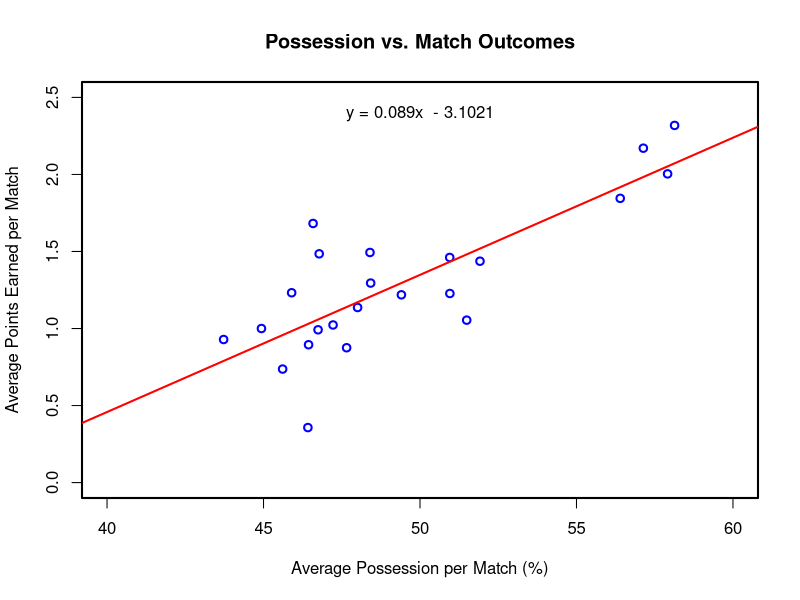

Source code (R):
library("ggplot2", "dplyr")

# Initialize a dataframe
setwd(dirname(rstudioapi::getActiveDocumentContext()$path))
epl_data <- read.csv(file = "epl_data.csv", header = TRUE, sep = ",")

# Get a vector of unique team names
team_names = unique(epl_data$name_home)

# Initialize two empty vectors
all_pp = vector()
all_pe = vector()

# For each team, calculate average possession and average points earned and append to vectors
for (team in team_names) {
  home_avg_pp <- mean(epl_data[epl_data$name_home == team, "pp_home"])
  away_avg_pp <- mean(epl_data[epl_data$name_away == team, "pp_away"])
  home_avg_pe <- mean(epl_data[epl_data$name_home == team, "pe_home"])
  away_avg_pe <- mean(epl_data[epl_data$name_away == team, "pe_away"])
  team_avg_pp <- (home_avg_pp + away_avg_pp) / 2
  team_avg_pe <- (home_avg_pe + away_avg_pe) / 2
  all_pp <- c(all_pp, team_avg_pp)
  all_pe <- c(all_pe, team_avg_pe)
}

# Display scatterplot with SLS line
model <- lm(all_pe ~ all_pp)
par(lwd = 2)
plot(all_pp, all_pe, main = "Possession vs. Match Outcomes", xlab = "Average Possession per Match (%)", ylab = "Average Points Earned per Match", xlim = c(40, 60), ylim = c(0, 2.5), col = "blue")
abline(model, col = "red")

# Display equation of SLS line on scatterplot
cf <- round(coef(model), 4)
eq <- paste0("y = ", abs(cf[2]), "x ", ifelse(sign(cf[1]) == 1, " + ", " - "), abs(cf[1]))
mtext(eq, side = 3, line = -2)

# Display regression statistics
summary(model)
